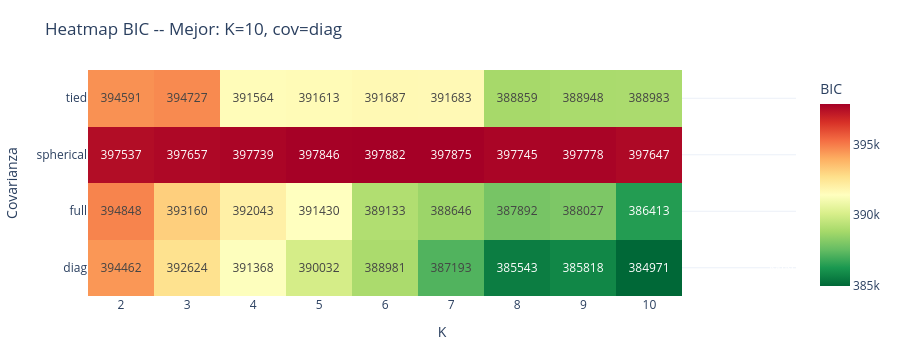

The cell this chart's notebook holds for it:
### Markdown cell above
### 7.2 Heatmap de BIC — K × Tipo de Covarianza

Celda verde = menor BIC = mejor combinación.

### Code cell
import numpy as np
bic_pivot = gmm_search_df.pivot(index='covariance_type', columns='k', values='bic')
fig_hm = go.Figure(go.Heatmap(
    z=bic_pivot.values,
    x=[str(k) for k in bic_pivot.columns],
    y=bic_pivot.index.tolist(),
    colorscale='RdYlGn_r',
    text=bic_pivot.values.round(0).astype(int),
    texttemplate='%{text}',
    colorbar=dict(title='BIC'),
    hovertemplate='K=%{x}<br>Cov=%{y}<br>BIC=%{z:.0f}<extra></extra>',
))
min_idx = np.unravel_index(np.argmin(bic_pivot.values), bic_pivot.values.shape)
best_cov = bic_pivot.index[min_idx[0]]
best_k_bic = int(bic_pivot.columns[min_idx[1]])
fig_hm.add_annotation(x=str(best_k_bic), y=best_cov,
    text='MIN', showarrow=False, font=dict(color='white', size=13))
fig_hm.update_layout(
    title=f'Heatmap BIC -- Mejor: K={best_k_bic}, cov={best_cov}',
    xaxis_title='K', yaxis_title='Covarianza',
    template='plotly_white', height=350,
    margin=dict(l=40, r=40, t=70, b=40),
)
fig_hm.show()
print(f'Mejor combinacion BIC: K={best_k_bic}, covariance_type={best_cov!r}')

### Figure 1 — Plotly figure (JSON) as saved in the notebook; plotly's stock layout.template omitted (floating-point values rounded to 4 significant figures)
{"data": [{"colorbar": {"title": {"text": "BIC"}}, "colorscale": [[0, "rgb(0,104,55)"], [0.1, "rgb(26,152,80)"], [0.2, "rgb(102,189,99)"], [0.3, "rgb(166,217,106)"], [0.4, "rgb(217,239,139)"], [0.5, "rgb(255,255,191)"], [0.6, "rgb(254,224,139)"], [0.7, "rgb(253,174,97)"], [0.8, "rgb(244,109,67)"], [0.9, "rgb(215,48,39)"], [1, "rgb(165,0,38)"]], "hovertemplate": "K=%{x}<br>Cov=%{y}<br>BIC=%{z:.0f}<extra></extra>", "text": [[394462, 392624, 391368, 390032, 388981, 387193, 385543, 385818, 384971], [394848, 393160, 392043, 391430, 389133, 388646, 387892, 388027, 386413], [397537, 397657, 397739, 397846, 397882, 397875, 397745, 397778, 397647], [394591, 394727, 391564, 391613, 391687, 391683, 388859, 388948, 388983]], "texttemplate": "%{text}", "type": "heatmap", "x": ["2", "3", "4", "5", "6", "7", "8", "9", "10"], "y": ["diag", "full", "spherical", "tied"], "z": [[394500.0, 392600.0, 391400.0, 390000.0, 389000.0, 387200.0, 385500.0, 385800.0, 385000.0], [394800.0, 393200.0, 392000.0, 391400.0, 389100.0, 388600.0, 387900.0, 388000.0, 386400.0], [397500.0, 397700.0, 397700.0, 397800.0, 397900.0, 397900.0, 397700.0, 397800.0, 397600.0], [394600.0, 394700.0, 391600.0, 391600.0, 391700.0, 391700.0, 388900.0, 388900.0, 389000.0]]}], "layout": {"annotations": [{"font": {"color": "white", "size": 13}, "showarrow": false, "text": "MIN", "x": "10", "y": "diag"}], "height": 350, "margin": {"b": 40, "l": 40, "r": 40, "t": 70}, "title": {"text": "Heatmap BIC -- Mejor: K=10, cov=diag"}, "xaxis": {"title": {"text": "K"}}, "yaxis": {"title": {"text": "Covarianza"}}}}
